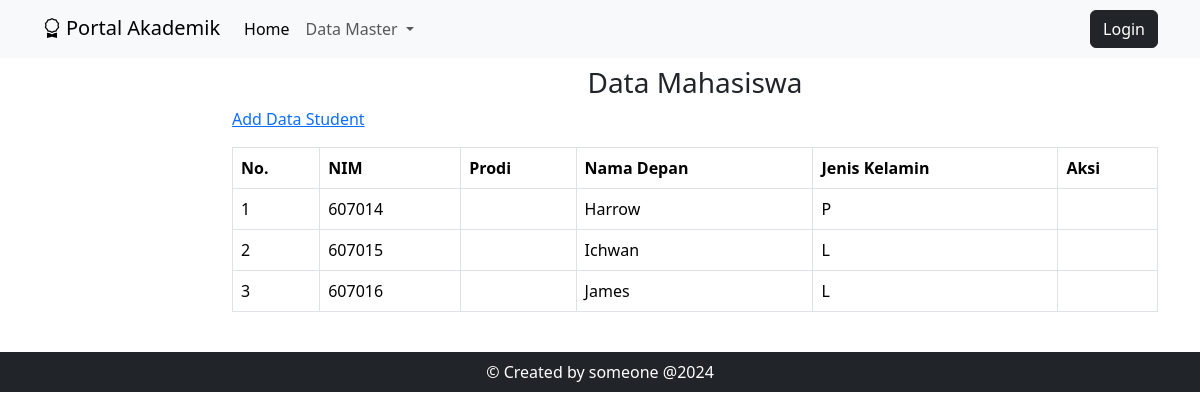
The page /students/indexStudents.php on the database its author committed.
### tables this page shows
CREATE TABLE `students` (
  `nim` varchar(10) NOT NULL,
  `kodeProdi` varchar(10) NOT NULL,
  `nama_depan` varchar(50) NOT NULL,
  `nama_tengah` varchar(50) DEFAULT NULL,
  `nama_akhir` varchar(50) DEFAULT NULL,
  `jenis_kelamin` enum('L','P') DEFAULT NULL,
  `tanggal_lahir` date NOT NULL,
  `alamat` text DEFAULT NULL,
  `email` varchar(255) DEFAULT NULL,
  `foto` varchar(255) DEFAULT NULL
);

### students/indexStudents.php (the view)
<?php
include "../db_config.php";
include "../template/mainheader.php";
?>
<body>
    <h3 style="text-align: center">Data Mahasiswa</h3>
    <p><a href="addStudent.php" class="link-underline-primary">Add Data Student</a></p>
    <table class="table table-bordered" align="center">
        <thead>
            <th>No.</th>
            <th>NIM</th>
            <th>Prodi</th>
            <th>Nama Depan</th>
            <th>Jenis Kelamin</th>
            <th>Aksi</th>
        </thead>
        <tbody>
            <?php
            $sqlStatement = "SELECT * FROM students";
            $query = mysqli_query($conn, $sqlStatement);
            $data = mysqli_fetch_all($query, MYSQLI_ASSOC);
            foreach ($data as $key => $dtstudents){
            ?>
            <tr>
                <td><?php echo ++$key ?></td>
                <td><?php echo $dtstudents["nim"] ?></td>
                <td><?php echo $dtstudents["kode_prodi"] ?></td>
                <td><?php echo $dtstudents["nama_depan"] ?></td>
                <td><?php echo $dtstudents["jenis_kelamin"] ?></td>
                <td></td>
            </tr>
        </tbody>
        <?php } ?>
    </table>
    <?php
    include "../template/mainfooter.php";
    ?>
</body>
</html>

### rows shown on the page
students: nim "607014", nama_depan "Harrow", jenis_kelamin "P"
students: nim "607015", nama_depan "Ichwan", jenis_kelamin "L"
students: nim "607016", nama_depan "James", jenis_kelamin "L"
